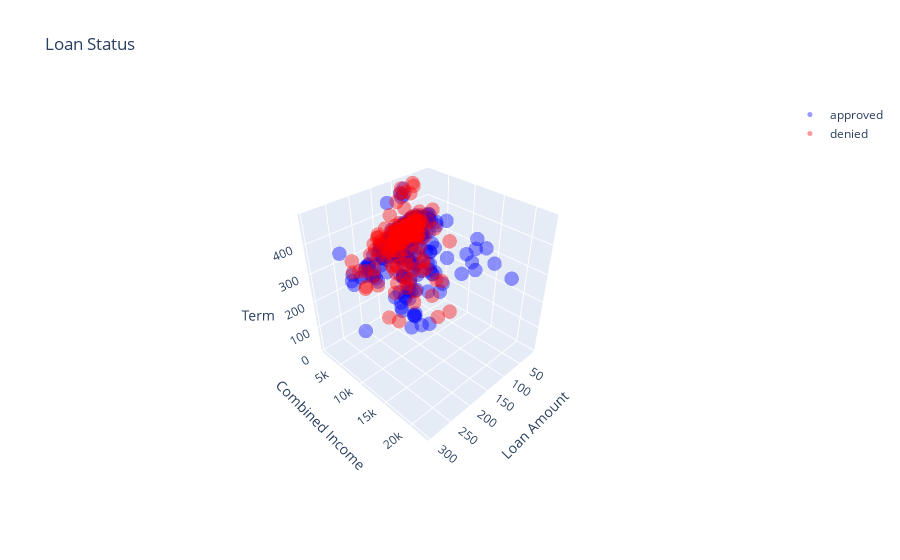

The cell this chart's notebook holds for it:
### Markdown cell above
#### Visualize the relationships with the target

### Code cell
# plotly visualization of Loan Status
import plotly.graph_objects as go

# remove a few outliers & split
approved=loans_df[(loans_df['LoanAmount']<300) & (loans_df['Combined_Income']<25000) & (loans_df['Loan_Status']=='Y')]
denied=loans_df[(loans_df['LoanAmount']<300) & (loans_df['Combined_Income']<25000) & (loans_df['Loan_Status']=='N')]

trace0=go.Scatter3d(
    x=approved['LoanAmount'],
    y=approved['Combined_Income'],
    z=approved['Loan_Amount_Term'],
    name='approved',
    mode='markers',
    text = list(zip(
            ["Credit: {}".format(x) for x in loans_df['Credit_History']],
            ["Education: {}".format(x) for x in loans_df['Education']],
            ["Property Area: {}".format(x) for x in loans_df['Property_Area']],
            ["Gender: {}".format(x) for x in loans_df['Gender']],
            ["Education: {}".format(x) for x in loans_df['Education']],
            ["Self-Employed: {}".format(x) for x in loans_df['Self_Employed']],
            ["Dependents: {}".format(x) for x in loans_df['Dependents']],
            ["Married: {}".format(x) for x in loans_df['Married']]
            )) ,
    hoverinfo='text',
    marker=dict(size=5, color='blue', opacity=0.4))

trace1=go.Scatter3d(
    x=denied['LoanAmount'],
    y=denied['Combined_Income'],
    z=denied['Loan_Amount_Term'],
    name='denied',
    mode='markers',
    text = list(zip(
            ["Credit: {}".format(x) for x in loans_df['Credit_History']],
            ["Education: {}".format(x) for x in loans_df['Education']],
            ["Property Area: {}".format(x) for x in loans_df['Property_Area']],
            ["Gender: {}".format(x) for x in loans_df['Gender']],
            ["Education: {}".format(x) for x in loans_df['Education']],
            ["Self-Employed: {}".format(x) for x in loans_df['Self_Employed']],
            ["Dependents: {}".format(x) for x in loans_df['Dependents']],
            ["Married: {}".format(x) for x in loans_df['Married']]
            )) ,
    hoverinfo='text',
    marker=dict(size=5, color='red', opacity=0.4))

layout = go.Layout(title="Loan Status",
                    showlegend=True,
                        scene = dict(
                        xaxis=dict(title='Loan Amount'),
                        yaxis=dict(title='Combined Income'),
                        zaxis=dict(title='Term')
                ))
fig=go.Figure([trace0, trace1], layout)
fig

### Figure 1 — Plotly figure (JSON) as saved in the notebook; plotly's stock layout.template omitted (floating-point values rounded to 4 significant figures; data arrays with more than 128 entries replaced by an {"elided": "..."} marker saying what was removed)
{"data": [{"hoverinfo": "text", "marker": {"color": "blue", "opacity": 0.4, "size": 5}, "mode": "markers", "name": "approved", "text": {"elided": "614 str values"}, "type": "scatter3d", "x": {"elided": "391 int values"}, "y": {"elided": "391 float values"}, "z": {"elided": "391 int values"}}, {"hoverinfo": "text", "marker": {"color": "red", "opacity": 0.4, "size": 5}, "mode": "markers", "name": "denied", "text": {"elided": "614 str values"}, "type": "scatter3d", "x": {"elided": "167 int values"}, "y": {"elided": "167 int values"}, "z": {"elided": "167 int values"}}], "layout": {"autosize": true, "scene": {"aspectmode": "auto", "aspectratio": {"x": 1, "y": 1, "z": 1}, "camera": {"center": {"x": 0, "y": 0, "z": 0}, "eye": {"x": 1.6, "y": 1.6, "z": 1.6}, "projection": {"type": "perspective"}, "up": {"x": 0, "y": 0, "z": 1}}, "xaxis": {"title": {"text": "Loan Amount"}, "type": "linear"}, "yaxis": {"title": {"text": "Combined Income"}, "type": "linear"}, "zaxis": {"title": {"text": "Term"}, "type": "linear"}}, "showlegend": true, "title": {"text": "Loan Status"}}}
